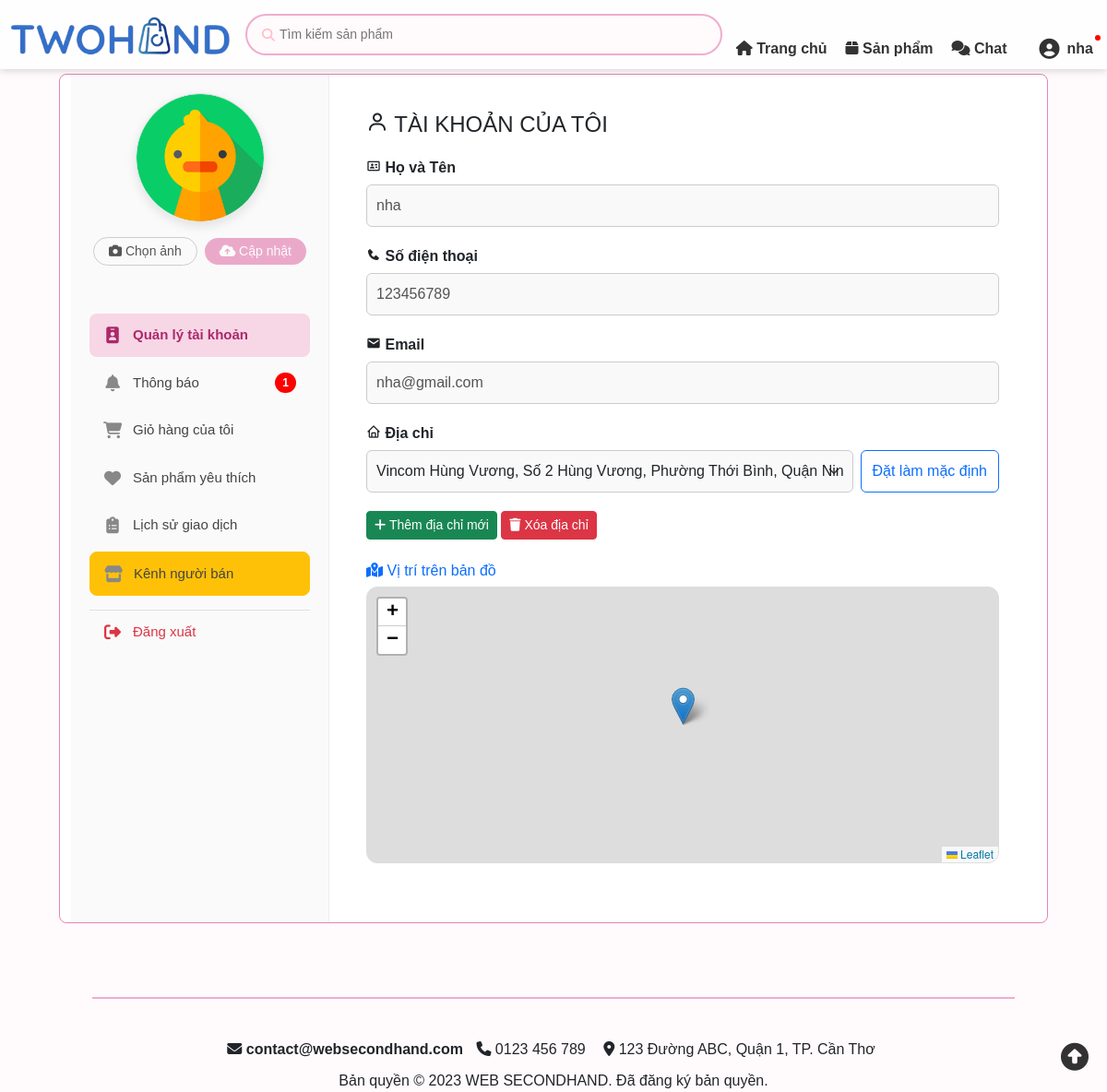
Page /controllers/thongTinTaiKhoanController.php (signed in) on the committed database.
### tables this page shows
CREATE TABLE DiaChi (
    MaDC INT AUTO_INCREMENT PRIMARY KEY, 
    IdTaiKhoan INT(10), 
    DiaChiChiTiet VARCHAR(255) NOT NULL, 
    MacDinh BOOLEAN DEFAULT 0, 
    ViDo DECIMAL(10, 8) NULL COMMENT 'Vĩ độ của địa chỉ này',
    KinhDo DECIMAL(11, 8) NULL COMMENT 'Kinh độ của địa chỉ này',
    FOREIGN KEY (IdTaiKhoan) REFERENCES TaiKhoan(IdTaiKhoan) ON DELETE CASCADE ON UPDATE CASCADE
);

CREATE TABLE TaiKhoan ( 
    IdTaiKhoan INT(10) PRIMARY KEY AUTO_INCREMENT, 
    TenTK VARCHAR(100) NOT NULL,
    Email VARCHAR(100) NOT NULL UNIQUE,
    Sdt VARCHAR(10) NOT NULL, 
    MatKhau VARCHAR(255) NOT NULL, 
    VaiTro TINYINT DEFAULT 0 CHECK (VaiTro IN (0,1)), 
    IdGoogle VARCHAR(255) DEFAULT NULL, 
    TrangThaiBanHang ENUM('ChuaKichHoat','DangHoatDong','BiKhoa') DEFAULT 'ChuaKichHoat', 
    Avatar VARCHAR(255) DEFAULT NULL,
    ThoiGianTao DATETIME NOT NULL DEFAULT CURRENT_TIMESTAMP,
    DiemViPham INT DEFAULT 0,
    ViDo DECIMAL(10, 8) NULL COMMENT 'Latitude - Vĩ độ của Người Mua',
    KinhDo DECIMAL(11, 8) NULL COMMENT 'Longitude - Kinh độ của Người Mua',
    HanKhoaTaiKhoan DATETIME DEFAULT NULL
);

### controllers/thongTinTaiKhoanController.php (called while the page is built, shortened)
<?php
require_once __DIR__ . '/../includes/ketnoi.php';
require_once __DIR__ . '/../models/TaiKhoanModel.php';
$model = new TaiKhoanModel($conn);
$idUser = $_SESSION['IdTaiKhoan'];
$user = $model->getThongTin($idUser);
$addresses = $model->getDanhSachDiaChi($idUser);
$address_count = count($addresses);
include_once __DIR__ . '/../views/thongTinTaiKhoan.php';

### models/TaiKhoanModel.php (called while the page is built, shortened)
<?php
class TaiKhoanModel
{
    private $conn;
    public function __construct($conn)
    {
        $this->conn = $conn;
    }
    public function getThongTin($idUser)
    {
        $stmt = $this->conn->prepare("SELECT tk.TenTK, tk.Email, tk.Sdt, tk.Avatar, dc.DiaChiChiTiet
                                      FROM TaiKhoan tk
                                      LEFT JOIN DiaChi dc ON tk.IdTaiKhoan = dc.IdTaiKhoan AND dc.MacDinh = 1
                                      WHERE tk.IdTaiKhoan = ?");
        $stmt->bind_param("i", $idUser);
        $stmt->execute();
        $result = $stmt->get_result();
        return $result->fetch_assoc();
    }
    public function getDanhSachDiaChi($idUser)
    {
        $stmt = $this->conn->prepare("SELECT MaDC, DiaChiChiTiet, MacDinh, ViDo, KinhDo FROM DiaChi WHERE IdTaiKhoan = ?");
        $stmt->bind_param("i", $idUser);
        $stmt->execute();
        return $stmt->get_result()->fetch_all(MYSQLI_ASSOC);
    }
}

### models/thongBaoModel.php (called while the page is built, shortened)
<?php
class ThongBaoModel
{
    private $conn;
    public function __construct($conn)
    {
        $this->conn = $conn;
    }
    public function demThongBaoChuaDoc($idTaiKhoan)
    {
        $sql = "SELECT COUNT(*) as SoLuong FROM ThongBaoNguoiDung WHERE IdNhan = ? AND DaXem = 0";
        $stmt = $this->conn->prepare($sql);
        $stmt->bind_param("i", $idTaiKhoan);
        $stmt->execute();
        return $stmt->get_result()->fetch_assoc()['SoLuong'];
    }
}

### views/thongTinTaiKhoan.php (the view, shortened to what this page needs)
<!DOCTYPE html>
<html lang="vi">
<head>
    <link href="https://cdn.jsdelivr.net/npm/bootstrap@5.3.2/dist/css/bootstrap.min.css" rel="stylesheet">
    <link rel="stylesheet" href="https://cdnjs.cloudflare.com/ajax/libs/font-awesome/6.4.0/css/all.min.css">
    <link href="https://unpkg.com/boxicons@2.1.4/css/boxicons.min.css" rel="stylesheet">
    <link href="../assets/css/header.css" rel="stylesheet">
    <link href="../assets/css/thongTinTaiKhoan.css" rel="stylesheet">
    <link href="../assets/css/color.css" rel="stylesheet">
    <link rel="stylesheet" href="https://unpkg.com/leaflet@1.9.4/dist/leaflet.css" />
</head>
<body>
    <?php include '../includes/header.php'; ?>
    <div class="giua-trang">
        <div class="container">
            <?php
            $soThongBaoMoi_Sidebar = 0;
            if (isset($_SESSION['IdTaiKhoan'])) {
                global $conn;
                if ($conn) {
                    $modelTB_Sidebar = new ThongBaoModel($conn);
                    $soThongBaoMoi_Sidebar = $modelTB_Sidebar->demThongBaoChuaDoc($_SESSION['IdTaiKhoan']);
                }
            }
            $current_page = basename($_SERVER['PHP_SELF']);
            ?>
            <div class="side">
                <div class="text-center mb-4 position-relative">
                    <?php
                    $avatarPath = !empty($user['Avatar']) ? '../' . $user['Avatar'] : '../assets/images/user.png';
                    ?>
                    <img src="<?= htmlspecialchars($avatarPath) ?>" alt="Avatar" class="avatar-img border">
                    <form action="thongTinTaiKhoanController.php" method="POST" enctype="multipart/form-data" class="mt-3">
                        <div class="d-flex justify-content-center align-items-center gap-2">
                            <label for="avatarInput" class="btn btn-outline-secondary btn-sm mb-0 rounded-pill px-3 custom-file-upload">
                                <i class="fa-solid fa-camera"></i> Chọn ảnh
                            </label>
                            <button type="submit" id="btnSubmitAvatar" class="btn btn-sm btn-pink rounded-pill px-3 nut-luu-mo">
                                <i class="fa-solid fa-cloud-arrow-up"></i> Cập nhật
                            </button>
                        </div>
                        <div id="fileNameDisplay" class="small text-muted mt-2" style="height: 20px;"></div>
                    </form>
                </div>
                <nav class="menu">
                    <ul>
                        <li>
                            <a href="../controllers/thongTinTaiKhoanController.php" class="<?= ($current_page == 'thongTinTaiKhoanController.php') ? 'active' : '' ?>">
                                <i class="fa-solid fa-id-badge"></i> Quản lý tài khoản
                            </a>
                        </li>
                        <li>
                            <a href="../controllers/thongBaoController.php" class="<?= ($current_page == 'thongBaoController.php') ? 'active' : '' ?>">
                                <i class="fa-solid fa-bell"></i> Thông báo
                                <?php if ($soThongBaoMoi_Sidebar > 0): ?>
                                    <span class="menu-badge-count"><?= $soThongBaoMoi_Sidebar ?></span>
                                <?php endif; ?>
                            </a>
                        </li>
                        <li>
                            <a href="../controllers/gioHangController.php" class="<?= ($current_page == 'gioHangController.php') ? 'active' : '' ?>">
                                <i class="fa-solid fa-cart-shopping"></i> Giỏ hàng của tôi
                            </a>
                        </li>
                        <li>
                            <a href="../controllers/danhSachYeuThichController.php" class="<?= ($current_page == 'danhSachYeuThichController.php') ? 'active' : '' ?>">
                                <i class="fa-solid fa-heart"></i> Sản phẩm yêu thích
                            </a>
                        </li>
                        <li>
                            <a href="../controllers/lichSuDonHangController.php" class="<?= ($current_page == 'lichSuDonHangController.php') ? 'active' : '' ?>">
                                <i class="fa-solid fa-clipboard-list"></i> Lịch sử giao dịch
                            </a>
                        </li>
                        <li>
                            <?php
                            $trangThai = 'ChuaKichHoat';
                            if (isset($_SESSION['IdTaiKhoan']) && isset($conn)) {
                                $idUser_check = (int)$_SESSION['IdTaiKhoan'];
                                $sql_check = "SELECT TrangThaiBanHang FROM TaiKhoan WHERE IdTaiKhoan = $idUser_check";
                                $res_check = $conn->query($sql_check);
                                if ($res_check && $res_check->num_rows > 0) {
                                    $trangThai = $res_check->fetch_assoc()['TrangThaiBanHang'];
                                }
                            }
                            if ($trangThai === 'DangHoatDong'):
                            ?>
                                <a href="../seller/controllers/sellerSanPhamController.php" class="btn btn-warning">
                                    <i class="fa-solid fa-store"></i> Kênh người bán
                                </a>
                            <?php else: ?>
                                <a href="kichHoatBanHangController.php" class="btn">
                                    <i class="fa-solid fa-rocket"></i> Kích hoạt chức năng bán hàng
                                </a>
                            <?php endif; ?>
                        </li>
                        <li>
                            <a href="../controllers/dangXuatController.php" class="logout-link">
                                <i class="fa-solid fa-right-from-bracket"></i> Đăng xuất
                            </a>
                        </li>
                    </ul>
                </nav>
            </div>
            <main class="content">
                <h1><i class='bx bx-user'></i> TÀI KHOẢN CỦA TÔI</h1>
                <div class="form-thongtintaikhoan">
                    <div class="form-group">
                        <label><i class='bx bx-id-card'></i> Họ và Tên</label>
                        <input type="text" value="<?php echo htmlspecialchars($user['TenTK'] ?? ''); ?>" disabled>
                    </div>
                    <div class="form-group">
                        <label><i class='bx bxs-phone'></i> Số điện thoại</label>
                        <div style="display: flex; gap: 10px;">
                            <input type="text" value="<?php echo htmlspecialchars($user['Sdt'] ?? 'Chưa cập nhật'); ?>" disabled>
                        </div>
                    </div>
                    <div class="form-group">
                        <label><i class='bx bxs-envelope'></i> Email</label>
                        <input type="email" value="<?php echo htmlspecialchars($user['Email'] ?? ''); ?>" disabled>
                    </div>
                    <div class="form-group">
                        <label><i class='bx bx-home'></i> Địa chỉ</label>
                        <div class="d-flex gap-2">
                            <select id="diachi-select" name="MaDC" class="form-select">
                                <?php if (empty($addresses)): ?>
                                    <option value="">Bạn chưa có địa chỉ nào.</option>
                                <?php else: ?>
                                    <?php foreach ($addresses as $addr): ?>
                                        <option value="<?php echo $addr['MaDC']; ?>"
                                            data-lat="<?php echo $addr['ViDo'] ?? ''; ?>"
                                            data-lng="<?php echo $addr['KinhDo'] ?? ''; ?>"
                                            <?php echo $addr['MacDinh'] ? 'selected' : ''; ?>>
                                            <?php echo htmlspecialchars($addr['DiaChiChiTiet']); ?>
                                            <?php echo $addr['MacDinh'] ? ' (Mặc định)' : ''; ?>
                                        </option>
                                    <?php endforeach; ?>
                                <?php endif; ?>
                            </select>
                            <button type="button" class="btn btn-outline-primary text-nowrap" onclick="bamNutDatMacDinh()">
                                Đặt làm mặc định
                            </button>
                        </div>
                    </div>
                    <div class="address-buttons mt-3 mb-2">
                        <?php if ($address_count < 5): ?>
                            <button type="button" id="btn-them-diachi" class="btn btn-sm btn-success"><i class="fa-solid fa-plus"></i> Thêm địa chỉ mới</button>
                        <?php else: ?>
                            <p class="text-muted">Bạn đã đạt số lượng địa chỉ tối đa.</p>
                        <?php endif; ?>
                        <?php if ($address_count > 0): ?>
                            <button type="button" id="btn-xoa-diachi" class="btn btn-sm btn-danger"><i class="fa-solid fa-trash"></i> Xóa địa chỉ</button>
                        <?php endif; ?>
                    </div>
                    <div class="mt-4 mb-4">
                        <h6 class="text-primary"><i class="fa-solid fa-map-location-dot"></i> Vị trí trên bản đồ</h6>
                        <div id="mapThongTin" style="height: 300px; width: 100%; border-radius: 12px; border: 1px solid #ddd; z-index: 1;"></div>
                    </div>
                </div>
            </main>
        </div>
    </div>
    <?php include '../includes/footer.php'; ?>
</body>
</html>

### assets/css/header.css (style rules this page uses)
html, body { overflow-x: clip !important; overflow-y: visible !important; }
.giua-trang { margin-top: 80px; margin-left: 64px; margin-right: 64px; }
body { font-family: Arial, sans-serif; background-color:var(--bs-pink-50); margin: 0; padding: 0; }

### assets/css/thongTinTaiKhoan.css (style rules this page uses)
* { box-sizing: border-box; margin: 0; padding: 0; }
.container { display: flex; max-width: 1200px; margin: 80px auto; border: 1px solid var(--bs-pink-300); background-color: #fff; border-radius: 8px; overflow: hidden; }
.side { width: 280px; background-color: #fafafa; border-right: 1px solid #eee; padding: 20px; }
.menu ul { list-style: none; padding: 0; margin: 0; display: flex; flex-direction: column; gap: 5px; }
.menu li { margin: 0; border: none; }
.menu li a { display: flex; align-items: center; gap: 12px; padding: 12px 15px; text-decoration: none; color: #444; font-size: 15px; font-weight: 500; border-radius: 8px; transition: all 0.3s ease; }
.menu li a i { width: 20px; text-align: center; font-size: 18px; color: #888; transition: all 0.3s ease; }
.menu li a.active { background-color: var(--bs-pink-100); color: var(--bs-pink-600); font-weight: 700; }
.menu li a.active i { color: var(--bs-pink-600); }
.menu li a.logout-link { color: #dc3545; border-top: 1px solid #e0e0e0; margin-top: 10px; border-radius: 0 0 8px 8px; }
.menu li a.logout-link i { color: #dc3545; }
.menu-badge-count { background-color: red; color: white; border-radius: 20px; padding: 2px 8px; font-size: 12px; font-weight: bold; margin-left: auto; }
.content { flex: 1; padding: 40px; }
h1 { font-size: 24px; margin-bottom: 20px; }
.form-thongtintaikhoan .form-group { margin-bottom: 20px; }
.form-thongtintaikhoan label { display: block; margin-bottom: 6px; font-weight: 600; }
.form-thongtintaikhoan input[type="text"], .form-thongtintaikhoan input[type="email"], .form-thongtintaikhoan select { width: 100%; padding: 10px; border: 1px solid #ccc; border-radius: 6px; background-color: #f9f9f9; }
button { padding: 10px 20px; border: none; border-radius: 6px; cursor: pointer; font-weight: bold; transition: background-color 0.3s; }
.avatar-img { width: 140px; height: 140px; object-fit: cover; border-radius: 50%; box-shadow: 0 4px 12px rgba(0,0,0,0.1); transition: transform 0.3s ease; }
.custom-file-upload { cursor: pointer; font-weight: 500; transition: all 0.3s ease; border-color: #ccc; color: #555; }
.btn-pink { background-color: var(--bs-pink-500); color: white; font-weight: 500; border: none; transition: all 0.3s ease; }
.nut-luu-mo { opacity: 0.4; pointer-events: none; }

### rows in the picture
diachi: IdTaiKhoan.TenTK "nha", IdTaiKhoan.Sdt "123456789", IdTaiKhoan.Email "nha@gmail.com"

### other values in the picture
$_SESSION['TenTK'] "nha"
$soThongBaoMoi_Sidebar "1"
form field MaDC "Vincom Hùng Vương, Số 2 Hùng Vương, Phường Thới Bình, Quận Ninh Kiều, Thành phố Cần Thơ (Mặc định)"
